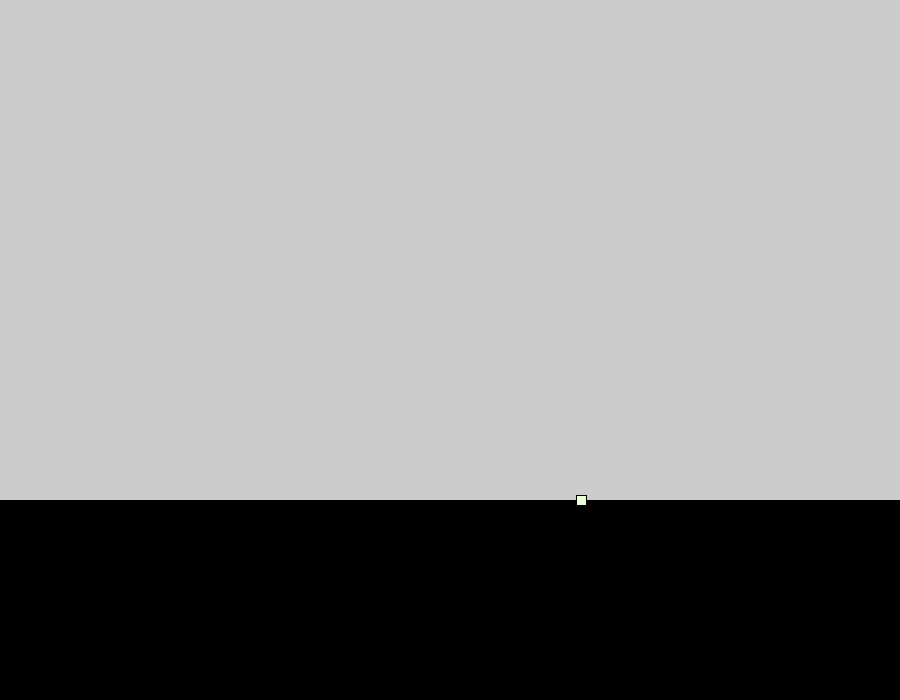
Frame 1 (no input)
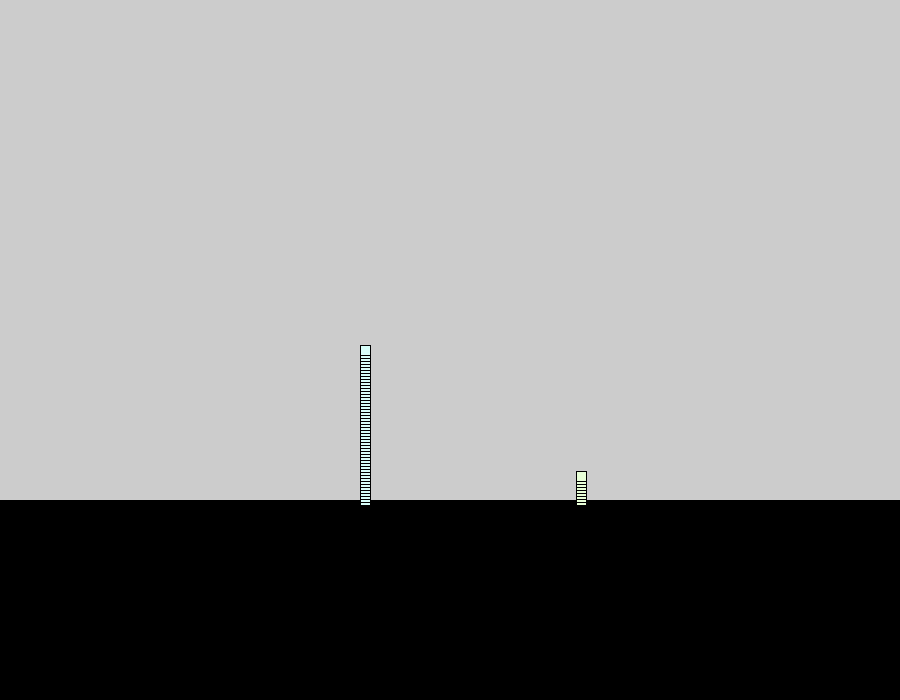
Frame 60 (the mouse pressed at the canvas centre just before this capture)
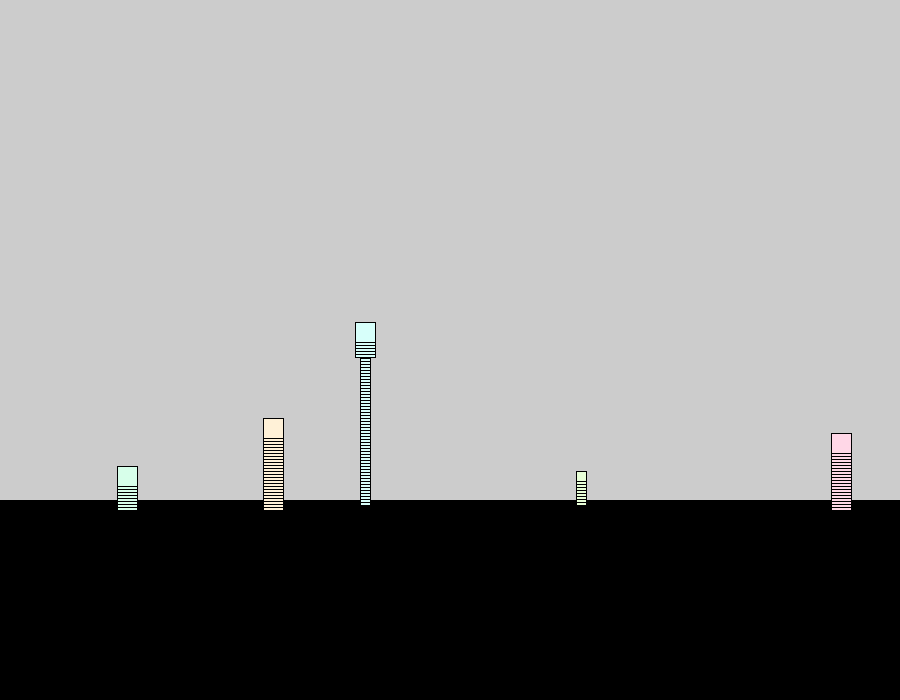
Frame 120 (the mouse held since frame 60 and released just before this capture)

The Processing sketch that drew these frames (run headless with seeded random() and noise(); from frame 60 on, the mouse is pressed at the canvas centre):

// Processing sketch: processing_134044
// ── processing_134044.pde

float rectWidth = 10;
float rectHeight = 10;
float rectY = 350;
float rectX = 350;
float speed = -3;
boolean respawn = true;


// state 1 is ...building upwards
// state 2 is ...building sideways
// state 3 is ...while going sideways, pick same color
int state = 1;
void setup()
{
size(900, 700);
smooth();
// ground
fill(0);
rect(0, 500, width, 200);
rectMode(CENTER);
colorMode(HSB,255);
fill(#C5B2FF);
stroke(0);
}
void draw() {
//background(255);
if (state == 1) {
 // building upwards
if (respawn == true) {
 rectY = 500; 
 rectX = random(width);
 respawn = false;
 float hue = random(0,255);
fill( color( hue, 40, 255) );
    }
rect(rectX, rectY, rectWidth, rectHeight); 
    rectY+=speed;
if (random(1000) < 30) {
 respawn = true;
    }
if (random(1000) > 998) {
    state = 2;
}
}
if (state == 2) {
// building to the side
float x = random(width);
float y = random(0, 350);
color c = get(int(x),int(y));
if (c == color(0)) {
rectX = x;
rectY = y;
state = 3;
}
}
if (state == 3) {
rect(rectX, rectY, rectWidth, rectHeight); 
rectX+=speed;

if (random(100) < 1) {
state = 2;
}
if (random(100) > 99) {
state = 1;
respawn = true;

}
}
}
void mousePressed() {
rectWidth = rectWidth * 2;
rectHeight = rectHeight * 2;
}
void mouseClicked() {
rectWidth = rectWidth/2;
rectHeight = rectHeight/2;
}
void mouseMoved() {
  rectWidth = rectWidth + 2;
  if (rectWidth > 10){
    rectWidth = 0;
}
}
